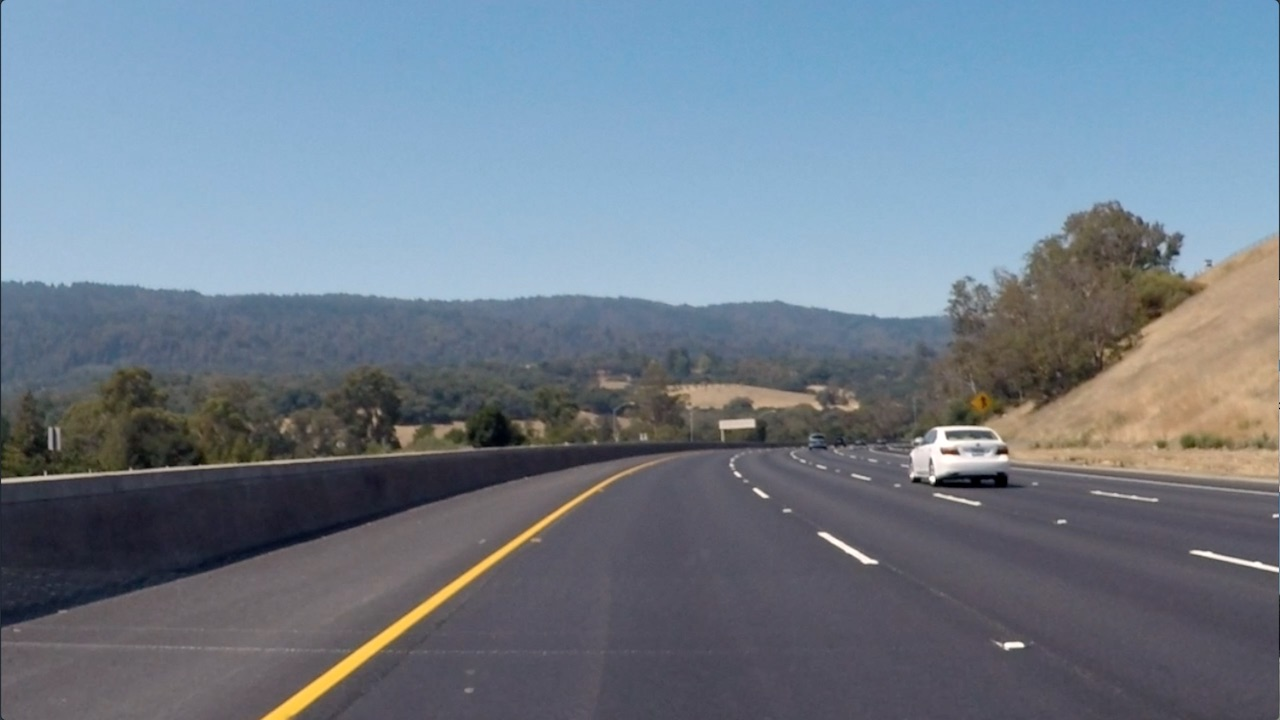
#> input picture Images/Convolutional_Filters_Edge_Detection/images/curved_lane.jpg, 1280 x 720 px, found by its file name
$ jupyter execute high-pass-filters.ipynb   (shell and % lines are left out)
#> lines starting #> are read from the running program, lines starting #| are printed output that depends on the picture
[cell 1]
import cv2
import numpy as np
from matplotlib import pyplot as plt

[cell 2]
image = cv2.imread(r'CVND_Exercises-master\1_2_Convolutional_Filters_Edge_Detection\images\curved_lane.jpg')
#> image is the input picture: shape (720, 1280, 3); mean B, G, R 138.7, 125, 112.1
image = cv2.cvtColor(image, cv2.COLOR_BGR2RGB)
gray_image = cv2.cvtColor(image, cv2.COLOR_RGB2GRAY)
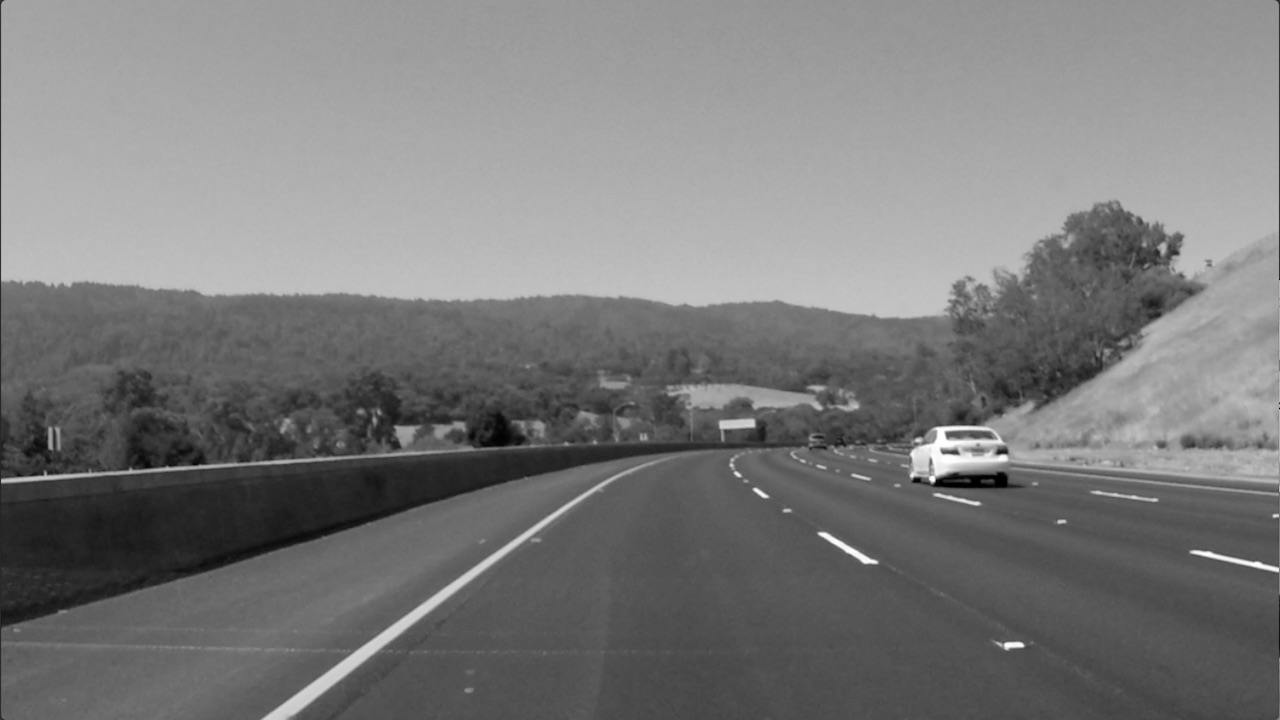
#> gray_image: shape (720, 1280); min 0, max 255, mean 122.7
f, (ax1,ax2) = plt.subplots(1,2,figsize=(10,15))
ax1.imshow(image)
ax2.imshow(gray_image, cmap='gray')
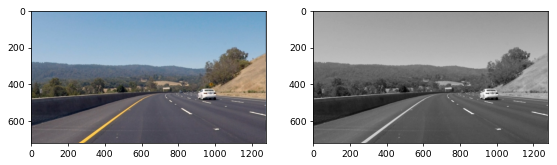
#> figure drawn by matplotlib, 2 panels

[cell 3]
sobel_x = np.array([[-1,0,1],[-2,0,2],[-1,0,1]])    #vertical kernel
sobel_y = np.array([[-1,-2,-1],[0,0,0],[1,2,1]])    #horizontal kernel

sobel_x2 = np.array([[-1.5,0,1.5],[-2.5,0,2.5],[-1.5,0,1.5]])    #vertical kernel
sobel_y2 = np.array([[-1.5,-2.5,-1.5],[0,0,0],[1.5,2.5,1.5]])    #horizontal kernel

sobel_y3 = np.array([[-1,-1,0,1,1],
                    [-2,-2,0,2,2],
                    [-3,-3,0,3,3],
                    [-2,-2,0,2,2],
                    [-1,-1,0,1,1]])
sobel_x3 = np.array([[-1,-2,-3,-2,-1],
                    [-1,-2,-3,-2,-1],
                    [0,0,0,0,0],
                    [1,2,3,2,1],
                    [1,2,3,2,1]])

sobel_y4 = np.array([[-1,0,0,0,1],
                    [-2,0,0,0,2],
                    [-3,0,0,0,3],
                    [-2,0,0,0,2],
                    [-1,0,0,0,1]])
sobel_x4 = np.array([[-1,-2,-3,-2,-1],
                    [0,0,0,0,0],
                    [0,0,0,0,0],
                    [0,0,0,0,0],
                    [1,2,3,2,1]])

[cell 4]
filtered_image_y = cv2.filter2D(gray_image, -1, sobel_y)
filtered_image_x = cv2.filter2D(gray_image, -1, sobel_x)
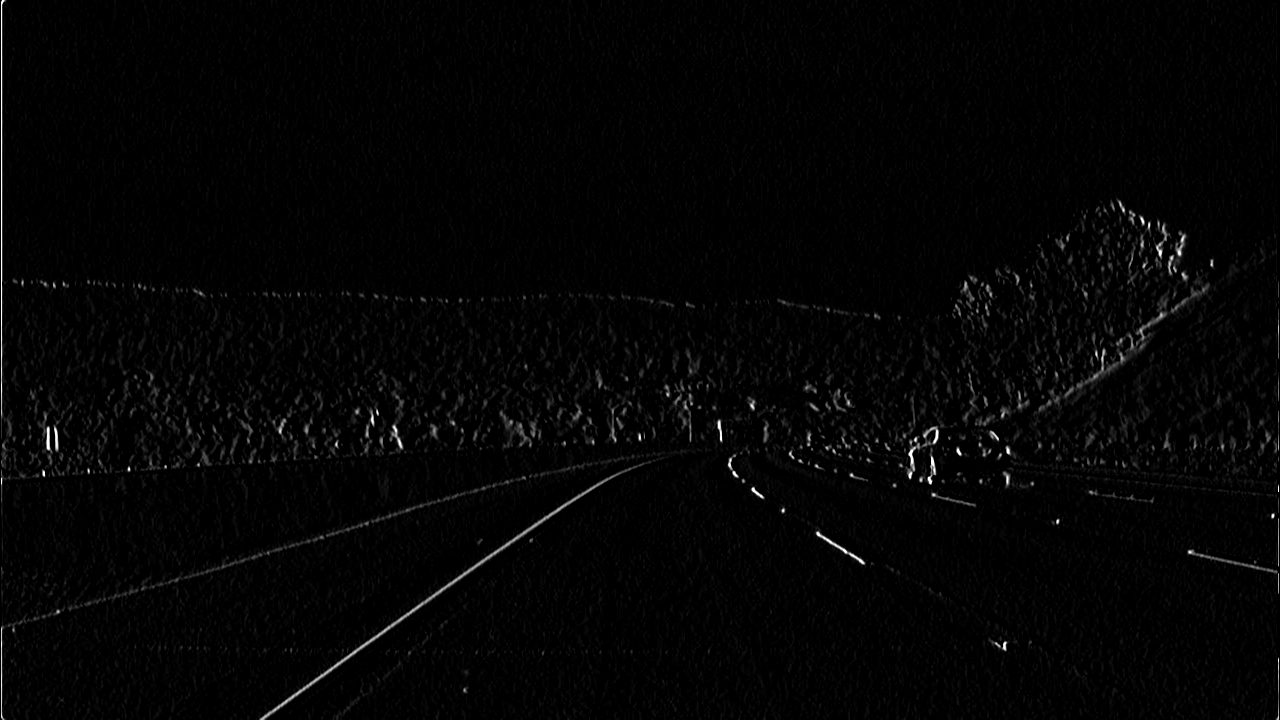
#> filtered_image_x: shape (720, 1280); min 0, max 255, mean 4.3

[cell 5]
f, (ax1,ax2) = plt.subplots(1,2,figsize=(20,10))
ax1.imshow(filtered_image_y, cmap='gray')
ax1.set_title('horizontal kernel')
ax2.imshow(filtered_image_x, cmap='gray')
ax2.set_title('vertical kernel')

[cell 6]
def ft_image(norm_image):
    f = np.fft.fft2(norm_image)
    f_shift = np.fft.fftshift(f)
    freq = 20*np.log(np.abs(f_shift))
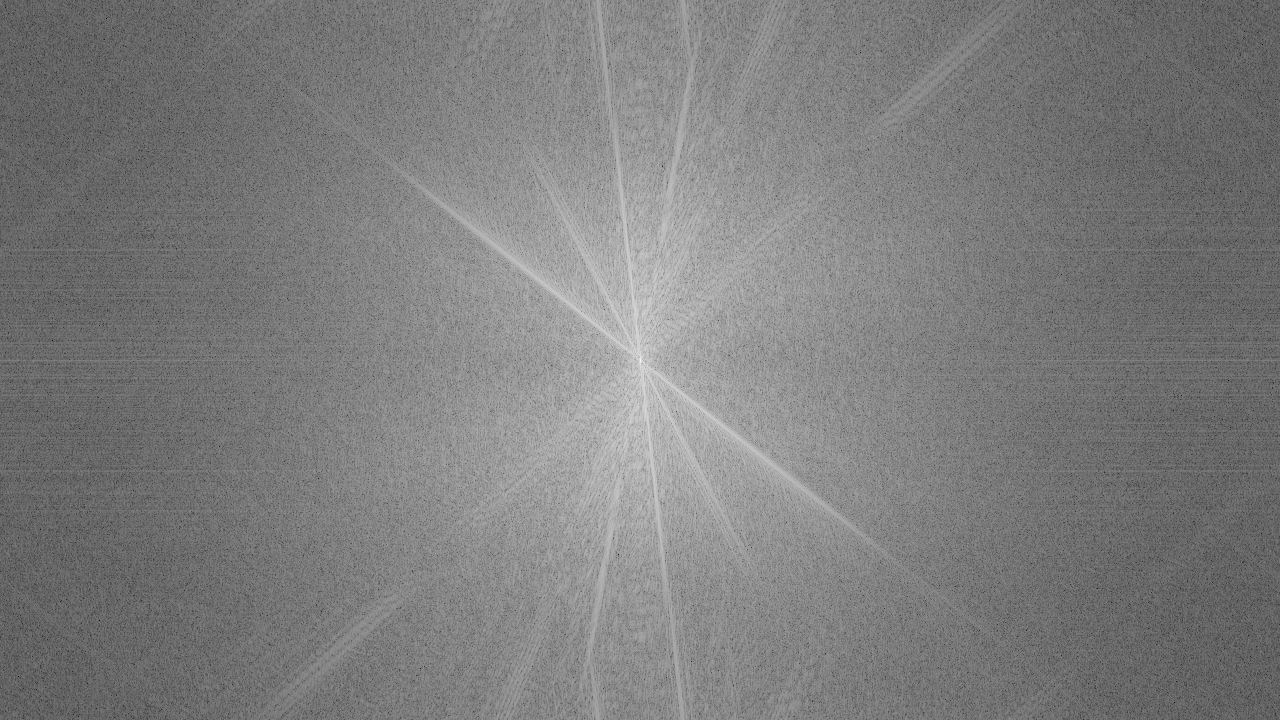
#> freq: shape (720, 1280) float64; min 3.05, max 310.1, mean 154.2; drawn with min black and max white
    return freq

[cell 7]
f_blur = ft_image(filtered_image_y)
f_gray = ft_image(gray_image)
#> in ft_image (call 2), `freq = 20*np.log(np.abs(f_shift))`:
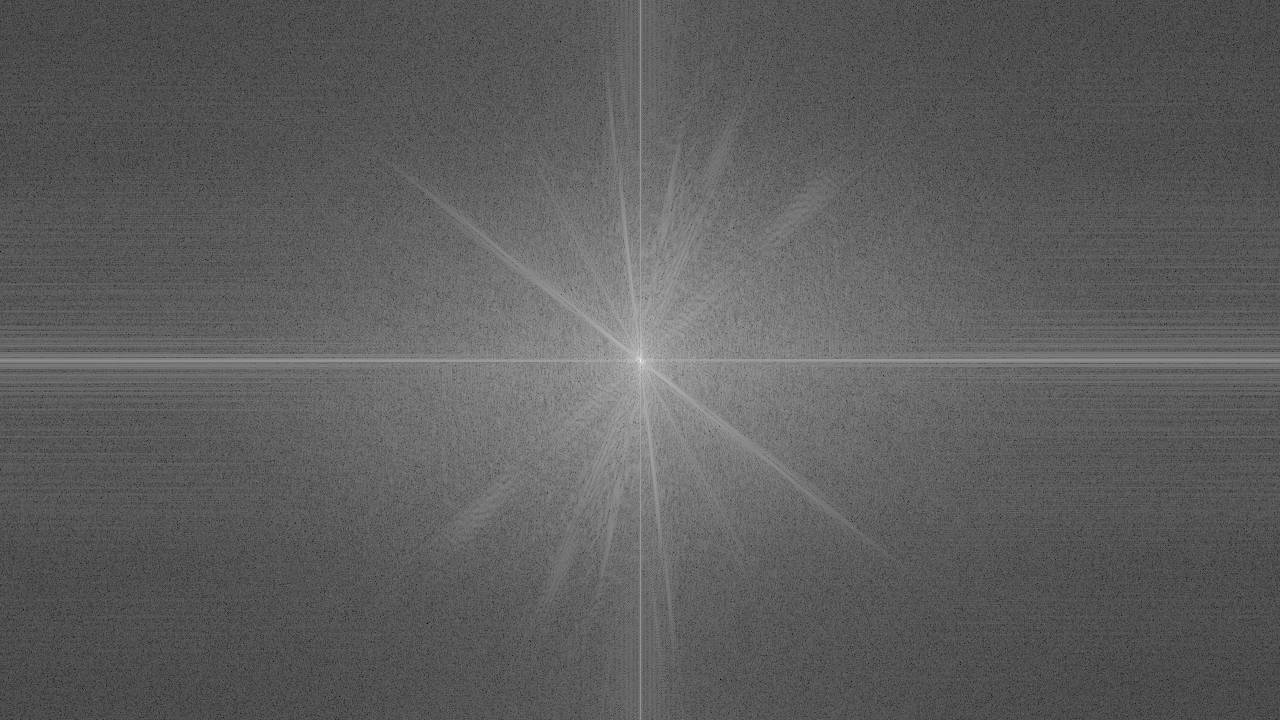
#> freq: shape (720, 1280) float64; min 0.384, max 370.9, mean 137.3; drawn with min black and max white
f, (ax1,ax2) = plt.subplots(1,2,figsize=(20,10))
ax1.imshow(f_blur, cmap='gray')
ax1.set_title('gauss blur fourier')
ax2.imshow(f_gray, cmap='gray')
ax2.set_title('original grayscale fourier')

$ run again, with Images/Convolutional_Filters_Edge_Detection/images/birds.jpg copied over Images/Convolutional_Filters_Edge_Detection/images/curved_lane.jpg
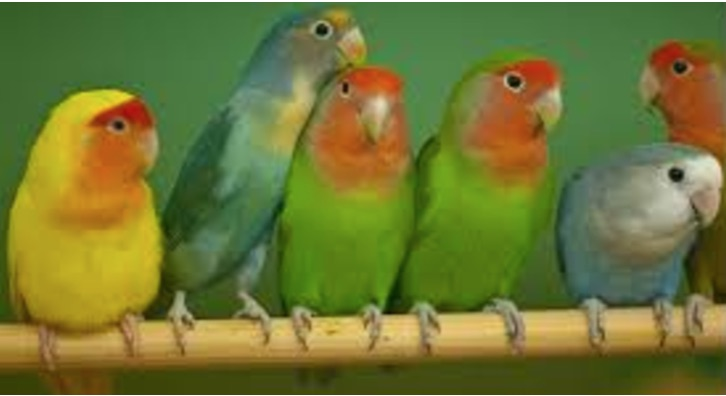
#> input picture Images/Convolutional_Filters_Edge_Detection/images/birds.jpg, 726 x 396 px, found by its file name
#> image is the input picture: shape (396, 726, 3); mean B, G, R 52.2, 118.2, 111.1
#> `filtered_image_x = cv2.filter2D(gray_image, -1, sobel_x)`:
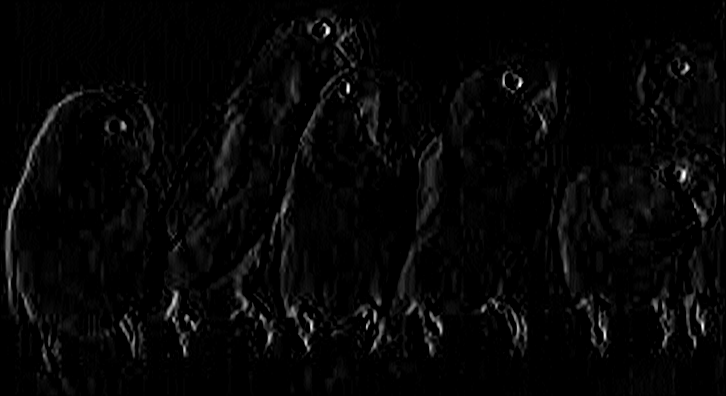
#> filtered_image_x: shape (396, 726); min 0, max 255, mean 6.1
#> in ft_image (call 2), `freq = 20*np.log(np.abs(f_shift))`:
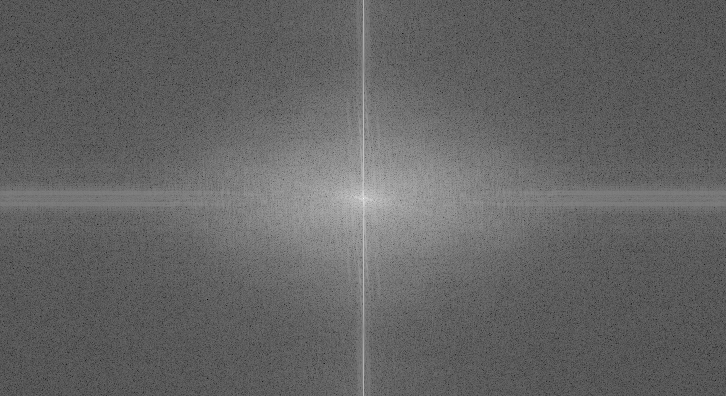
#> freq: shape (396, 726) float64; min -32.26, max 345.1, mean 116; drawn with min black and max white
